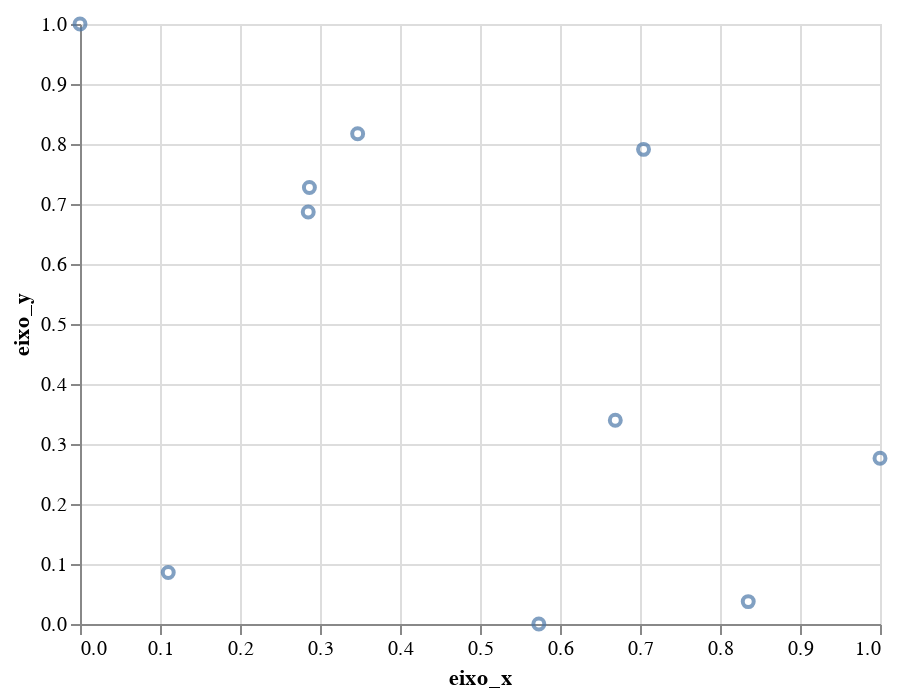

Notebook source saved alongside this figure:
### Markdown cell above
5. Realize uma projeção de dispersão para visualizar os dados.

### Code cell
alt.Chart(eixos_df).mark_point().encode( 
    x='eixo_x', 
    y='eixo_y'
)

### Figure 1 — Vega-Lite specification as saved in the notebook (floating-point values rounded to 4 significant figures)
{"config": {"view": {"continuousWidth": 400, "continuousHeight": 300}}, "data": {"name": "data-3a0858bcbf693975804e6dc8f047321d"}, "mark": "point", "encoding": {"x": {"field": "eixo_x", "type": "quantitative"}, "y": {"field": "eixo_y", "type": "quantitative"}}, "$schema": "https://vega.github.io/schema/vega-lite/v4.17.0.json", "datasets": {"data-3a0858bcbf693975804e6dc8f047321d": [{"eixo_x": 0.1103, "eixo_y": 0.08582, "classe": 0.0}, {"eixo_x": 1.0, "eixo_y": 0.2761, "classe": 1.0}, {"eixo_x": 0.2868, "eixo_y": 0.7276, "classe": 0.0}, {"eixo_x": 0.5735, "eixo_y": 0.0, "classe": 1.0}, {"eixo_x": 0.0, "eixo_y": 1.0, "classe": 0.0}, {"eixo_x": 0.8353, "eixo_y": 0.03731, "classe": 1.0}, {"eixo_x": 0.6691, "eixo_y": 0.3396, "classe": 1.0}, {"eixo_x": 0.7044, "eixo_y": 0.791, "classe": 1.0}, {"eixo_x": 0.2853, "eixo_y": 0.6866, "classe": 0.0}, {"eixo_x": 0.3471, "eixo_y": 0.8172, "classe": 0.0}]}}
